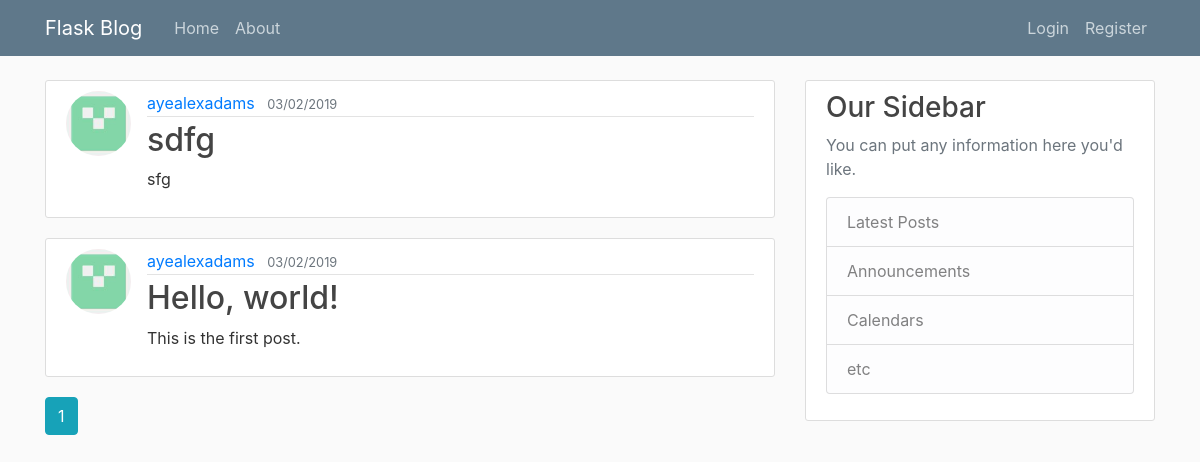
The page / on the database its author committed.
### blog/models.py (models this page shows, shortened)
class Post(db.Model):
	id = db.Column(db.Integer, primary_key=True)
	title = db.Column(db.String(100), nullable=False)
	content = db.Column(db.Text, nullable=False)
	date_posted = db.Column(db.DateTime, nullable=False, default=datetime.utcnow)
	deleted = db.Column(db.Boolean, nullable=False, default=False)
	user_id = db.Column(db.Integer, db.ForeignKey("user.id"), nullable=False)

class User(db.Model, UserMixin):
	id = db.Column(db.Integer, primary_key=True)
	username = db.Column(db.String(20), unique=True, nullable=False)
	email = db.Column(db.String(120), unique=True, nullable=False)
	account_icon = db.Column(db.String(20), nullable=False, default="default.jpg")
	password = db.Column(db.String(60), nullable=False)
	posts = db.relationship("Post", backref="author", lazy=True)

### blog/routes.py (the view)
@app.route("/index")
@app.route("/")
def index():
	page_num = request.args.get("page", 1, type=int)
	posts = Post.query.order_by(Post.date_posted.desc()).paginate(per_page=5, page=page_num)
	return render_template("index.html", posts=posts)

### blog/templates/index.html (shortened to what this page needs)
{% extends "layout.html" %}
{% block content %}
{% for post in posts.items %}
<article class="media content-section">
	<img class="rounded-circle article-img" src="{{ url_for('static', filename='account_icons/' + post.author.account_icon) }}">
  	<div class="media-body">
    	<div class="article-metadata">
      		<a class="mr-2" href="#">{{ post.author.username }}</a>
      		<small class="text-muted">{{ post.date_posted.strftime("%d/%m/%Y") }}</small>
    	</div>
    	<h2><a class="article-title" href="{{ url_for('post', post_id=post.id) }}">{{ post.title }}</a></h2>
    	<p class="article-content">{{ post.content }}</p>
  	</div>
</article>
{% endfor %}
{% for page_num in posts.iter_pages(left_edge=2, right_edge=2, left_current=2, right_current=3) %}
	{% if page_num %}
		{% if posts.page == page_num %}
		<a class="btn btn-info mb-4" href="{{ url_for('index', page=page_num) }}">{{ page_num }}</a>
		{% else %}
		<a class="btn btn-outline-info mb-4" href="{{ url_for('index', page=page_num) }}">{{ page_num }}</a>
		{% endif %}
	{% endif %}
{% endfor %}
{% endblock %}

### blog/templates/layout.html (shortened to what this page needs)
<!doctype html>
<html lang="en">
<head>
    <link rel="stylesheet" href="https://maxcdn.bootstrapcdn.com/bootstrap/4.0.0/css/bootstrap.min.css">
    <link rel="stylesheet" type="text/css" href="{{ url_for('static', filename='main.css') }}">
</head>
<body>
	<header class="site-header">
	  	<nav class="navbar navbar-expand-md navbar-dark bg-steel fixed-top">
	    	<div class="container">
	      		<a class="navbar-brand mr-4" href="{{ url_for('index') }}">Flask Blog</a>
			    <div class="collapse navbar-collapse" id="navbarToggle">
		        	<div class="navbar-nav mr-auto">
		          		<a class="nav-item nav-link" href="{{ url_for('index') }}">Home</a>
		          		<a class="nav-item nav-link" href="{{ url_for('about') }}">About</a>
		        	</div>
		        	<div class="navbar-nav">
		        		{% if current_user.is_authenticated %}
		        		<a class="nav-item nav-link" href="{{ url_for('create_post') }}">New Post</a>
					        <a class="nav-item nav-link" href="{{ url_for('account') }}">Account</a>
					        <a class="nav-item nav-link" href="{{ url_for('logout') }}">Logout</a>
				        {% else %}
					        <a class="nav-item nav-link" href="{{ url_for('login') }}">Login</a>
					        <a class="nav-item nav-link" href="{{ url_for('register') }}">Register</a>
				        {% endif %}
	        		</div>
	      		</div>
	    	</div>
	  	</nav>
	</header>
	<main role="main" class="container">
	  	<div class="row">
	    	<div class="col-md-8">
	      		{% block content %}{% endblock %}
	    	</div>
	    	<div class="col-md-4">
		      	<div class="content-section">
		        	<h3>Our Sidebar</h3>
			        <p class='text-muted'>You can put any information here you'd like.
			          	<ul class="list-group">
			            	<li class="list-group-item list-group-item-light">Latest Posts</li>
			            	<li class="list-group-item list-group-item-light">Announcements</li>
			            	<li class="list-group-item list-group-item-light">Calendars</li>
			            	<li class="list-group-item list-group-item-light">etc</li>
			          	</ul>
			        </p>
		      	</div>
	    	</div>
	  	</div>
	</main>
</body>
</html>

### blog/static/main.css (style rules this page uses)
body { background: #fafafa; color: #333333; margin-top: 5rem; }
h1, h2, h3, h4, h5, h6 { color: #444444; }
.bg-steel { background-color: #5f788a; }
.site-header .navbar-nav .nav-link { color: #cbd5db; }
.content-section { background: #ffffff; padding: 10px 20px; border: 1px solid #dddddd; border-radius: 3px; margin-bottom: 20px; }
.article-title { color: #444444; }
.article-content { white-space: pre-line; }
.article-img { height: 65px; width: 65px; margin-right: 16px; }
.article-metadata { padding-bottom: 1px; margin-bottom: 4px; border-bottom: 1px solid #e3e3e3 }

### rows shown on the page
Post: account_icon (placeholder picture), author.username "ayealexadams", date_posted "03/02/2019", title "sdfg", content "sfg"
Post: account_icon (placeholder picture), author.username "ayealexadams", date_posted "03/02/2019", title "Hello, world!", content "This is the first post."

### other values the page prints
{{ page_num }} "1"
